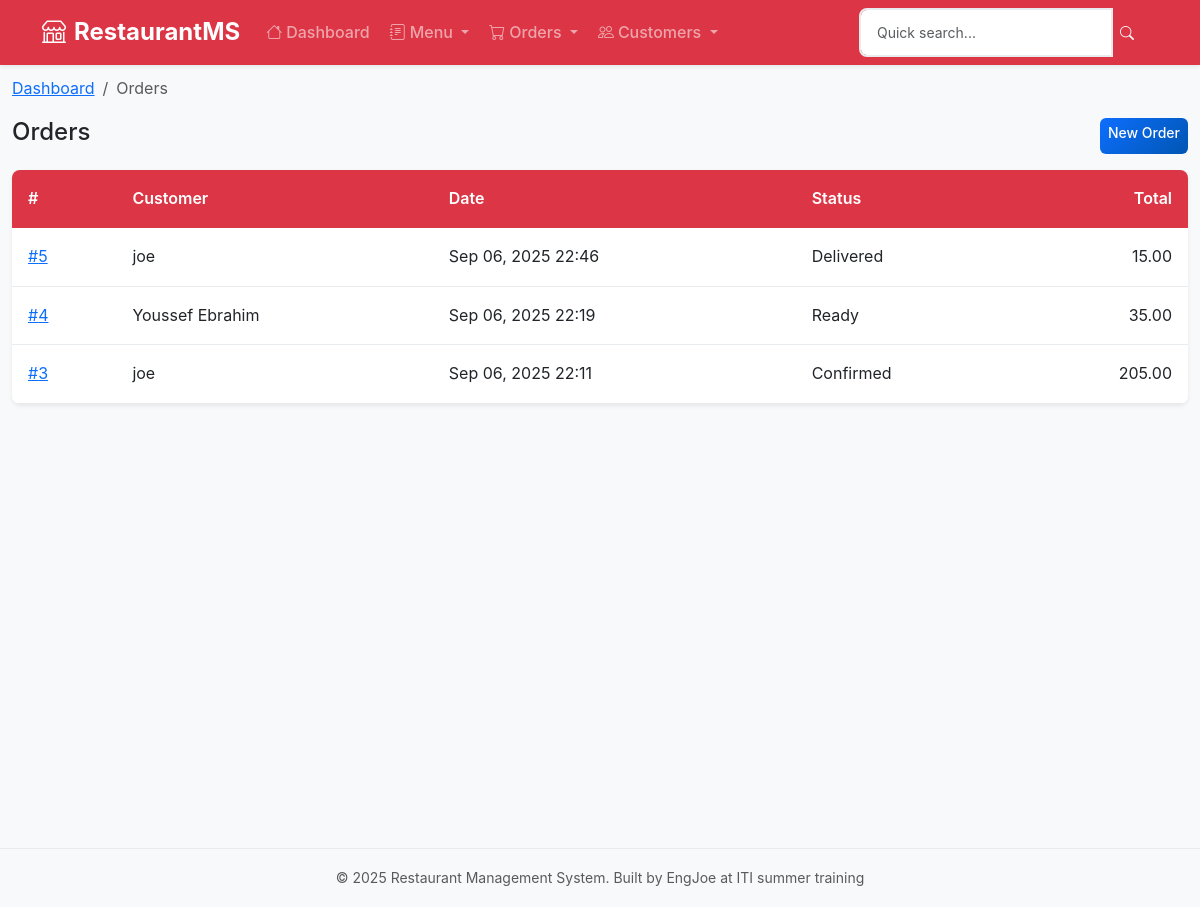
/orders/, run on an earlier commit of the app's database.
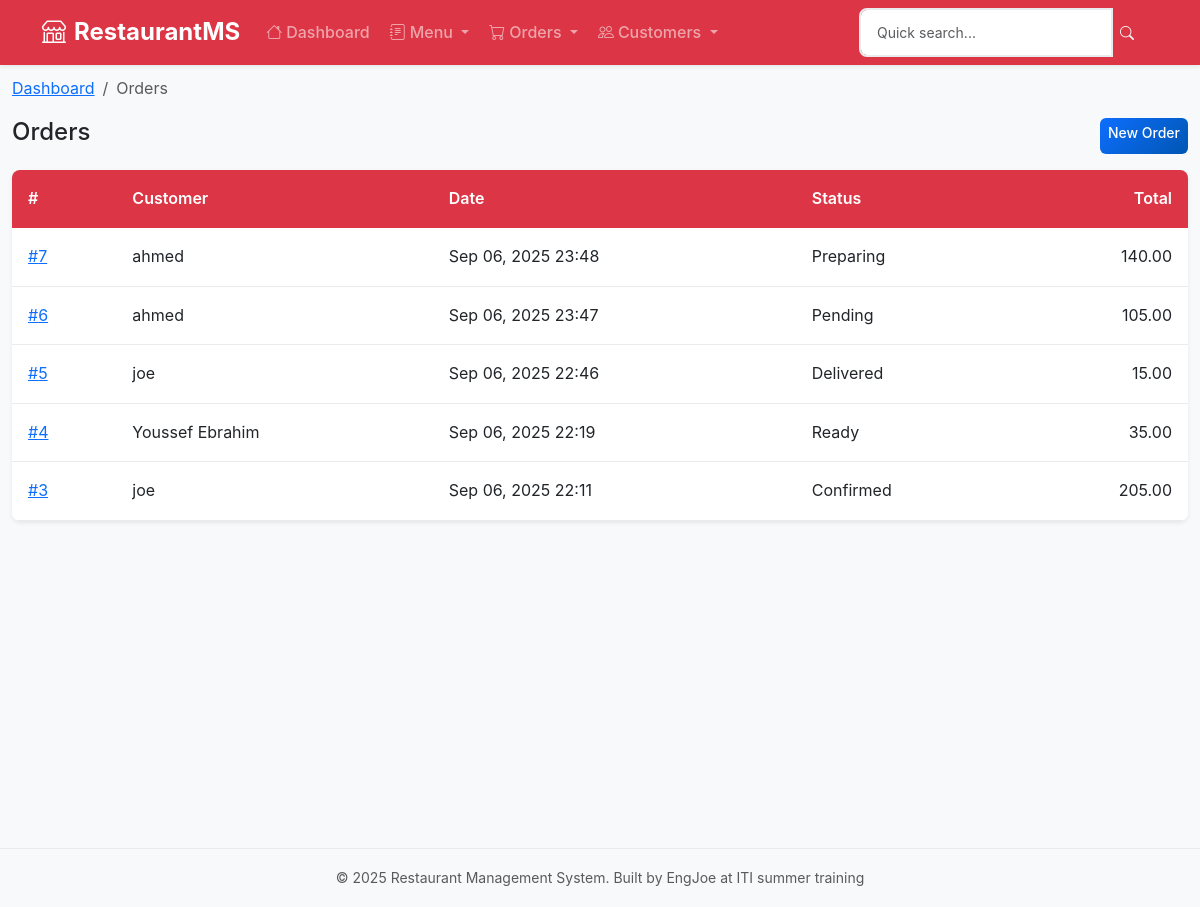
And on a later commit of the database.
### orders/models.py (models this page shows, shortened)
class Order(models.Model):
    STATUS_CHOICES = [
        ('pending', 'Pending'),
        ('confirmed', 'Confirmed'),
        ('preparing', 'Preparing'),
        ('ready', 'Ready'),
        ('delivered', 'Delivered'),
        ('cancelled', 'Cancelled'),
    ]
    customer = models.ForeignKey(Customer, on_delete=models.CASCADE, related_name='orders')
    status = models.CharField(max_length=20, choices=STATUS_CHOICES, default='pending')
    notes = models.TextField(blank=True)
    created_at = models.DateTimeField(auto_now_add=True)
    updated_at = models.DateTimeField(auto_now=True)
    def total_price(self):
        return sum(item.get_total_price() for item in self.items.all())

class OrderItem(models.Model):
    order = models.ForeignKey(Order, on_delete=models.CASCADE, related_name='items')
    item = models.ForeignKey(Item, on_delete=models.CASCADE)
    quantity = models.PositiveIntegerField()
    price = models.DecimalField(max_digits=10, decimal_places=2)  # Store price at time of order
    def get_total_price(self):
        return self.quantity * self.price

### customers/models.py (models this page shows, shortened)
class Customer(models.Model):
    name = models.CharField(max_length=200)
    email = models.EmailField(blank=True)
    phone = models.CharField(max_length=20)
    address = models.TextField(blank=True)
    created_at = models.DateTimeField(auto_now_add=True)
    updated_at = models.DateTimeField(auto_now=True)

### orders/views.py (the view)
# urls.py: path('', views.OrderListView.as_view(), name='order_list'),
class OrderListView(ListView):
    model = Order
    template_name = 'orders/order_list.html'
    context_object_name = 'orders'
    paginate_by = 15
    def get_queryset(self):
        queryset = Order.objects.select_related('customer').prefetch_related('items__item')
        status = self.request.GET.get('status')
        customer_query = self.request.GET.get('customer')
        date_from = self.request.GET.get('date_from')
        date_to = self.request.GET.get('date_to')
        if status:
            queryset = queryset.filter(status=status)
        if customer_query:
            queryset = queryset.filter(
                Q(customer__name__icontains=customer_query) |
                Q(customer__phone__icontains=customer_query)
            )
        if date_from:
            try:
                date_from = datetime.strptime(date_from, '%Y-%m-%d').date()
                queryset = queryset.filter(created_at__date__gte=date_from)
            except ValueError:
                pass
        if date_to:
            try:
                date_to = datetime.strptime(date_to, '%Y-%m-%d').date()
                queryset = queryset.filter(created_at__date__lte=date_to)
            except ValueError:
                pass
        return queryset.order_by('-created_at')
    def get_context_data(self, **kwargs):
        context = super().get_context_data(**kwargs)
        context['status_choices'] = Order.STATUS_CHOICES
        context['filter_params'] = self.request.GET
        return context

### orders/templates/orders/order_list.html (shortened to what this page needs)
{% extends 'base.html' %}
{% block breadcrumb %}
<nav aria-label="breadcrumb">
  <ol class="breadcrumb mb-3">
    <li class="breadcrumb-item"><a href="{% url 'dashboard' %}">Dashboard</a></li>
    <li class="breadcrumb-item active">Orders</li>
  </ol>
</nav>
{% endblock %}
{% block content %}
<div class="d-flex justify-content-between mb-3">
  <h4>Orders</h4>
  <a href="{% url 'orders:order_create' %}" class="btn btn-sm btn-primary">New Order</a>
</div>
<table class="table table-sm table-hover">
  <thead>
    <tr>
      <th>#</th>
      <th>Customer</th>
      <th>Date</th>
      <th>Status</th>
      <th class="text-end">Total</th>
    </tr>
  </thead>
  <tbody>
    {% for order in orders %}
      <tr>
        <td><a href="{% url 'orders:order_detail' order.pk %}">#{{ order.id }}</a></td>
        <td>{{ order.customer.name }}</td>
        <td>{{ order.created_at|date:"M d, Y H:i" }}</td>
        <td>{{ order.get_status_display }}</td>
        <td class="text-end">{{ order.total_price }}</td>
      </tr>
    {% empty %}
      <tr>
        <td colspan="5">No orders found.</td>
      </tr>
    {% endfor %}
  </tbody>
</table>
{% endblock %}

What changed in the data, as far as the page shows it:
added Order: id "7", customer.name "ahmed", created_at "Sep 06, 2025 23:48", status "Preparing", total_price "140.00"
added Order: id "6", customer.name "ahmed", created_at "Sep 06, 2025 23:47", status "Pending", total_price "105.00"
